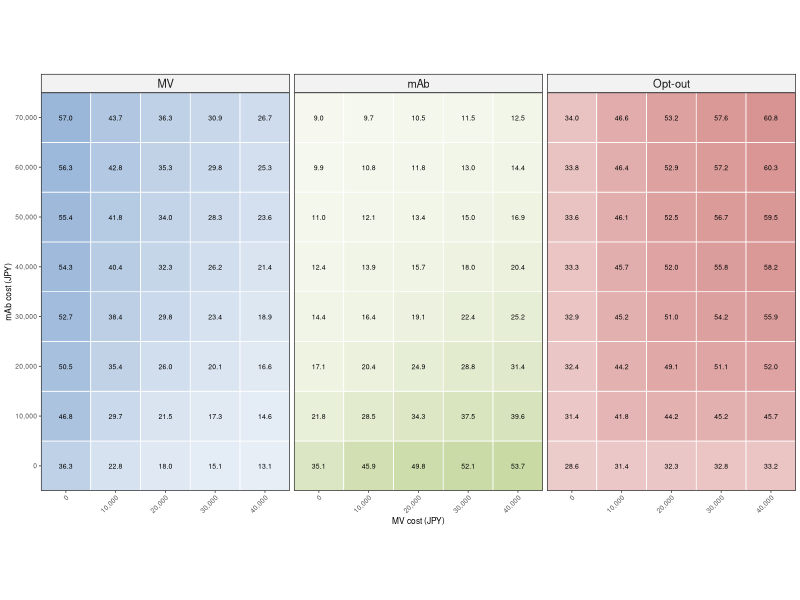

Write the R code that produced this figure.

# ===========================================================================
# Title: 26_plot_choiceProb_heatmap.r
# Date: 2026-10-23
# ===========================================================================

# ------------------------------------------------------------------------
# SECTION 1: Load library
# ------------------------------------------------------------------------

# Load packages
library(here)
library(dplyr)
library(ggplot2)

# ------------------------------------------------------------------------
# SECTION 2: Load data & results
# ------------------------------------------------------------------------

df <- read.csv(here("data", "calc_choiceProb_bothCost_results.csv"))
df$MV_Cost <- df$MV_Cost * 100000 # Convert MV cost to JPY
df$mAb_Cost <- df$mAb_Cost * 100000 # Convert mAb cost to JPY

# ------------------------------------------------------------------------
# SECTION 6: Plot heatmaps of mean choice probabilities
# ------------------------------------------------------------------------

color_manual <- c(
    "MV" = "#4F81BD",
    "mAb" = "#9BBB59",
    "Opt-out" = "#C0504D"
)

df_plot <- df %>% mutate(
    Alt = factor(Alt, levels = c("MV", "mAb", "Opt-out")),
    tile_color = mapply(
        function(alt, mean) {
            grDevices::colorRampPalette(
                c("#FFFFFF", color_manual[[alt]])
            )(101)[round(mean * 100) + 1]
        },
        Alt,
        Mean
    )
)

heatmap <- ggplot(
    df_plot,
    aes(x = MV_Cost, y = mAb_Cost)
) +
    geom_tile(
        aes(fill = tile_color),
        color = "#FFFFFF",
        linewidth = 0.25
    ) +
    geom_text(
        aes(label = sprintf("%.1f", 100 * Mean)),
        size = 1.75
    ) +
    scale_x_continuous(
        breaks = sort(unique(df_plot$MV_Cost)),
        name = "MV cost (JPY)",
        label = scales::comma
    ) +
    scale_y_continuous(
        breaks = sort(unique(df_plot$mAb_Cost)),
        name = "mAb cost (JPY)",
        label = scales::comma
    ) +
    scale_fill_identity() +
    facet_wrap(~Alt, nrow = 1) +
    coord_fixed(ratio = 1, expand = FALSE) +
    theme_bw(base_size = 6) +
    theme(
        axis.text.x = element_text(angle = 45, hjust = 1),
        legend.position = "none",
        panel.grid.major = element_blank(),
        panel.grid.minor = element_blank(),
        panel.border = element_rect(
            colour = "#000000",
            fill = NA,
            linewidth = 0.4
        ),
        strip.background = element_rect(
            colour = "#000000",
            fill = "#F2F2F2",
            linewidth = 0.4
        ),
        strip.text = element_text(size = 8),
        legend.key = element_rect(
            fill = NA,
            colour = NA
        )
    )

ggsave(
    filename = here("figs", "choiceProb_heatmap.png"),
    plot = heatmap,
    height = 6.1,
    width = 10,
    units = "cm",
    dpi = 600
)
cat("\nPlot successfully saved!\n")
